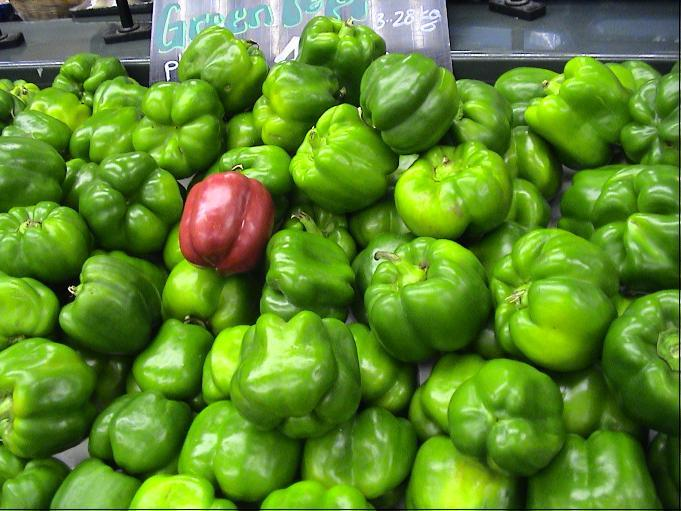
%> input picture input_test/72.png, 681 x 511 px
$ octave --eval "result = run;"   (GNU Octave 9; MATLAB toolbox functions it lacks are replaced by stand-ins)
%> lines starting %> are read from the running program, lines starting %| are printed output that depends on the picture; in (x1, y1, x2, y2) boxes, pixels count from 0 and x2, y2 are one past the last pixel; in counts of white or black regions, pixels touching at a corner belong together; the program's own positions count from 1
### feature_extraction/color/correct_gamma.m
function c_img = correct_gamma(img, gamma)
    img_sRGB_temp1 = (img/12.92).*(img <= 0.04045);
    img_sRGB_temp2 = (((img + 0.055)/1.055).^gamma).*(img > 0.04045);
    img_sRGB       = img_sRGB_temp1 + img_sRGB_temp2;
    c_img = img_sRGB;
end

### feature_extraction/color/rgb2opponent_plain.m
function opp_img = rgb2opponent_plain(img)

R = img(:,:,1);
G = img(:,:,2);
B = img(:,:,3);

O1 = R-G;
O2 = R+G-2*B;
O3 = R+G+B;

O13 = O1;
O23 = O2;

% For intensity-normalized chromatic channel
O13 = O1./O3;
O23 = O2./O3;

O13(isnan(O13)) = 0;
O23(isnan(O23)) = 0;

opp_img(:,:,1) = O13;
opp_img(:,:,2) = O23;
opp_img(:,:,3) = O3;

end

### feature_extraction/color/get_the_cstimulus.m
function [tmp2]=get_the_cstimulus(tmp, gamma, srgb_flag)


if (ndims(tmp)==2) % Imatge B/N
	kk=tmp;
	tmp2(:,:,1)=kk;
	tmp2(:,:,2)=kk;
	tmp2(:,:,3)=kk;
	%disp('Imatge en B/N');
else
	%disp('Imatge en color');
    tmp2 = rgb2opponent_new(tmp,gamma,srgb_flag);
end

%tmp2=double(tmp2);
%tmp2=(tmp2-128)*0.75+128;

end


% [21 lines of commented-out code are left out]

### feature_extraction/color/rgb2opponent_new.m
function opp_img = rgb2opponent_new(img, gamma, srgb_flag)

img = double(img);

switch srgb_flag
    case -1
        %no opponents, keep rgb
        opp_img = img;
    case 0
        %opponents, no gamma correction
        img = denorm_img(img);
        opp_img = rgb2opponent_plain(img);
    case 1
        %opponents, yes gamma correction
        img = denorm_img(img);
        img = correct_gamma(img, gamma);
        opp_img = rgb2opponent_plain(img);
    otherwise
        %no opponents, keep rgb
        opp_img = img;

end

end

% Converts rgb values into opponent color values.
%
% outputs:
%   opp_img: opponent image
%
% inputs:
%   img: s/rgb image with values between 0 and 255 or between 0 and 1
%   gamma: gamma value for gamma correction
%   srgb_flag: 0 if img is rgb; 1 if img is srgb


function n_img = denorm_img(img)

    if max(img(:)) > 1
        n_img = img/255;
    else
        n_img= img;
    end
end

### run.m
function [ smap ] = run( img_path, params )
    if nargin<1,img_path='input_test/72.png'; end
    if nargin<2,

        %0.A. Initial Resize Params
        params.rsz=1; %resize factor

        %1.A. Color Transform params
        params.fc_name='cielab';
        params.fc_params=struct();
        params.fc_params.srgb_flag=1; %apply cielab
        params.fc_params.gamma=2.4; %other: 2.2

        %1.B. Multiresolution Transform Params
        params.fe_name='DWT';
        params.fe_params=struct();
        params.fe_params.wlev=7; %number of scales
        %params.fe_params.wlev=min([7,floor(log2(min([M N])))]);

        %2.A. Feature Conspicuity Params
        params.fs_name='center-surround';
        params.fs_params=struct();
        params.fs_params.window_sizes=[13 26]; %other: [17 37]

        %2.B. eCSF Params
        params.fcs_name='ecsf';
        params.fcs_params=struct();
        params.fcs_params.modes={'colour','colour','intensity'};
        params.fcs_params.nu_0=4; %other: 2
        params.fcs_params.eCSF_type='Xavier'; %other: Naila

        %3.A. Multiresolution Fusion Params
        params.fi_name='inverse';
        params.fi_params=struct();
        params.fi_params.residual2zero=true;

        %3.B. Chromatic Fusion Params
        params.ffc_name='sqmean';
        params.ffc_params=struct();

        %4.A. Normalization Params
        params.fn_name='energy';
        params.fn_params=struct();

        %4.B. Smoothing Params
        params.fg_name='gaussian';
        params.fg_params=struct();
        params.fg_params.W=35; %pxva

    end

    %% Include folders
     addpath(genpath('feature_extraction'));
     addpath(genpath('feature_conspicuity'));
     addpath(genpath('feature_integration'));

    %% Read image
    img=imread(img_path);
%> img is the input picture: size 511x681x3 uint8; mean R, G, B 94.4, 137.7, 43.3
    img=double(img)/255;
%> img: size 511x681x3 double


    %% Resize img
    if params.rsz~=1 %rsz=resize factor, if 1 then do not resize
        img=imresize(img,1/params.rsz);
    end
    [M,N,C]=size(img);
%> M = 511; N = 681; C = 3

    %% 1. Feature extraction
    % 1.A. Color transform
    switch(params.fc_name)
        case 'cielab'
            img=get_the_cstimulus(img,params.fc_params.gamma,params.fc_params.srgb_flag);
%> in rgb2opponent_plain, `B = img(:,:,3);`:
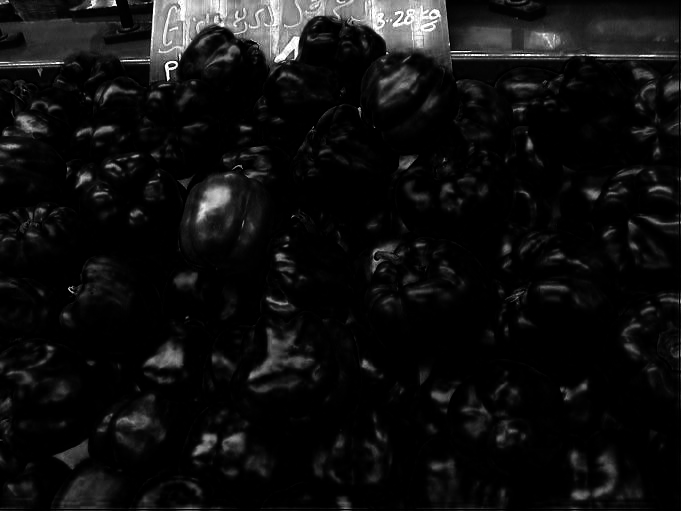
%> B: size 511x681 double; min 0, max 1, mean 0.0632
%> in rgb2opponent_plain, `O1 = R-G;`:
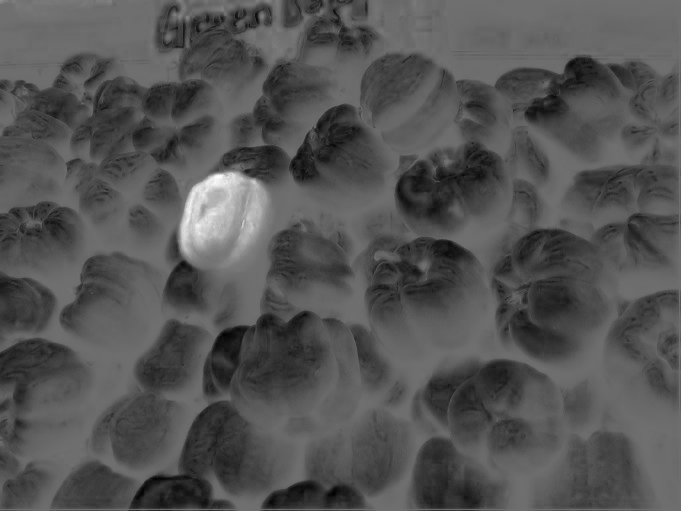
%> O1: size 511x681 double; min -0.668, max 0.859, mean -0.164; drawn with min black and max white
%> in rgb2opponent_plain, `O2 = R+G-2*B;`:
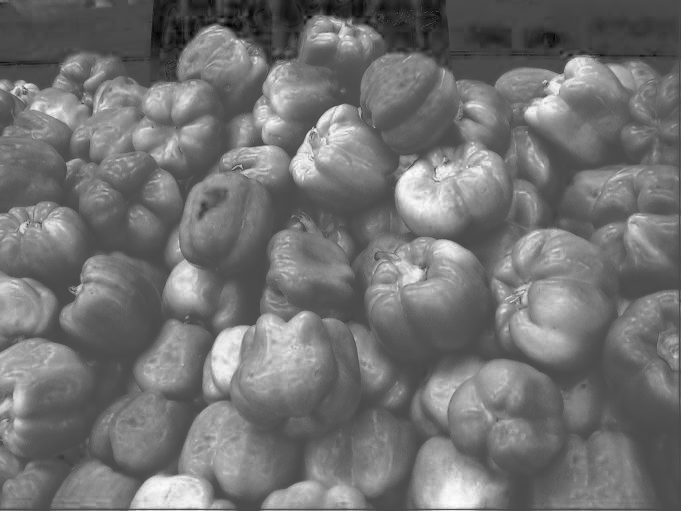
%> O2: size 511x681 double; min -0.68, max 1.62, mean 0.352; drawn with min black and max white
%> in rgb2opponent_plain, `O3 = R+G+B;`:
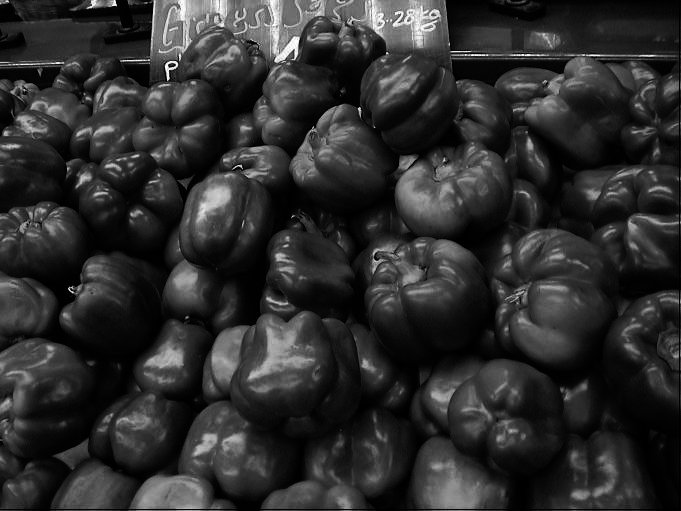
%> O3: size 511x681 double; min 0, max 3, mean 0.541; drawn with min black and max white
%> in rgb2opponent_plain, `O13 = O1./O3;`:
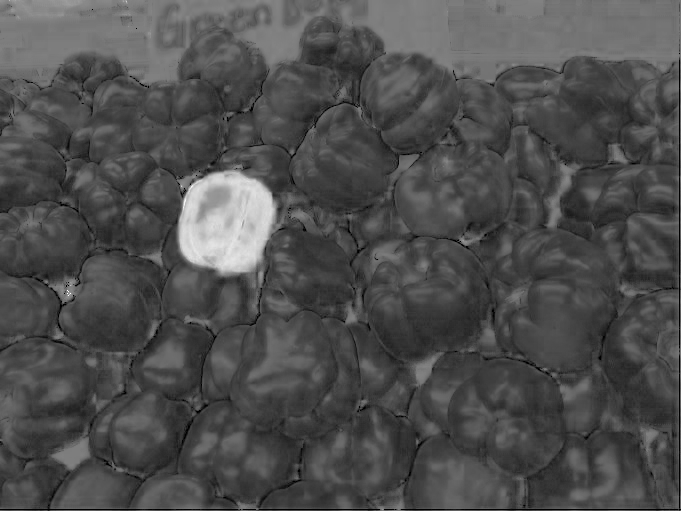
%> O13: size 511x681 double; 0% of the values are NaN or infinite; the others: min -1, max 1, mean -0.386; drawn with min black, max white, NaN and infinite black
%> in rgb2opponent_plain, `O23 = O2./O3;`:
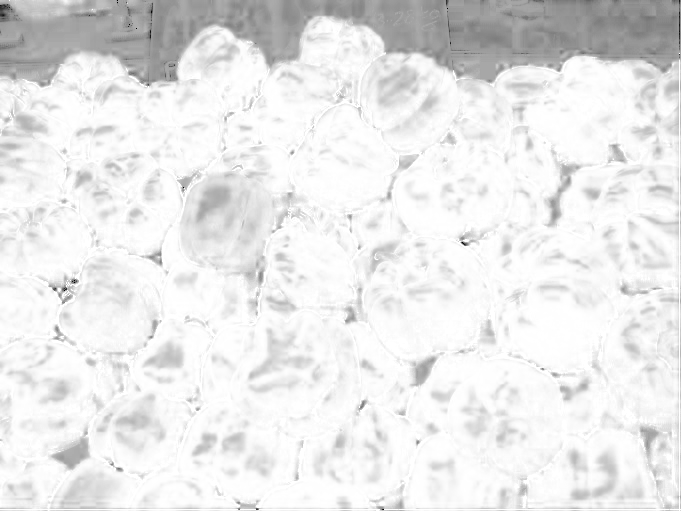
%> O23: size 511x681 double; 0% of the values are NaN or infinite; the others: min -2, max 1, mean 0.741; drawn with min black, max white, NaN and infinite black
%> in rgb2opponent_plain, `O13(isnan(O13)) = 0;`: O13: size 511x681 double; under 0.01% of pixels changed, all inside (x1, y1, x2, y2) = (136, 28, 137, 29)
%> in rgb2opponent_plain, `opp_img(:,:,3) = O3;`:
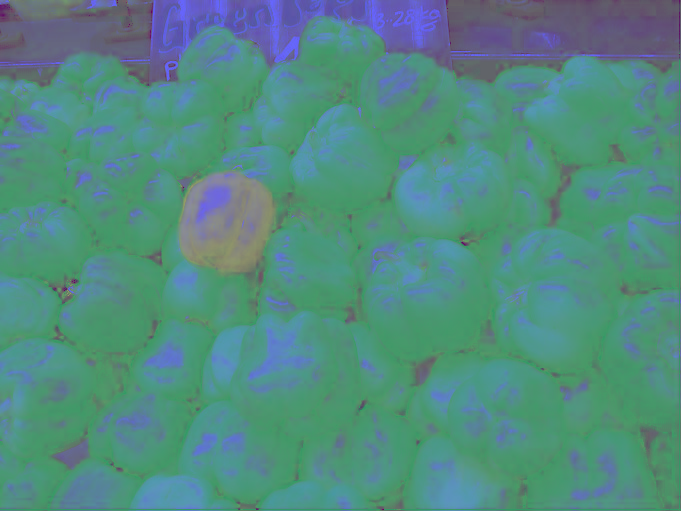
%> opp_img: size 511x681x3 double; mean R, G, B -0.386, 0.741, 0.541; drawn with min black and max white
            fc_maps=img;
        case 'macleod-boynton'
            ... %to do
                %https://github.com/dberga/sig4vam/tree/master/stimulusCode/color/colourspaces_akbarinia
                %https://github.com/dberga/sig4vam/tree/master/stimulusCode/color/other
                %https://isp.uv.es/code/visioncolor/colorlab.html#download
        otherwise
            fc_maps=img; %no transform, keep rgb components
    end
    %imagesc(fc_maps(:,:,1)); %debug: (:,:,channel)

    % 1.B. Multiresolution transforms
    for c=1:size(fc_maps,3)
        switch(params.fe_name)
            case 'a_trous'
                [wavelet_coeff{c},residual{c}]=a_trous(fc_maps(:,:,c),params.fe_params.wlev);
                fe_maps=wavelet_coeff;
            case 'DWT'
                [wavelet_coeff{c},residual{c}]=DWT(fc_maps(:,:,c),params.fe_params.wlev);
                fe_maps{c}=wavelet_coeff{c};
            case 'Gabor'
                ... %feature_extraction/multires/GaborTransform_XOP.m
            case 'logGabor'
                ... %to do (extraer del codigo de AWS)
            case 'curvelets'
                ... %feature_extraction/multires/fdct_wrapping.m
            case 'DoG'
                ... %to do, seguro que se encuentra en internet
            case 'HoG'
                ... %to do, seguro que se encuentra en internet
            otherwise
                fe_maps=fc_maps; %no transform, keep color space
        end
    end
    %imagesc(fe_maps{1}{4}(:,:,1)); %debug: {channel}{scale}(:,:,orient)


    %% 2. Feature Saliency

    % 2.A. Feature conspicuity computation
    for c=1:size(fc_maps,3)
        switch(params.fs_name)
            case 'center-surround'
                for s=1:length(fe_maps{c})
                    for o=1:size(fe_maps{c}{s},3)
                        Zctr{c}{s,1}(:,:,o)=relative_contrast(fe_maps{c}{s}(:,:,o),o, params.fs_params.window_sizes);
                    end
                end
                fs_maps{c}=Zctr{c};
            otherwise
                fs_maps=fe_maps; %no transform, keep multiresolution feature maps
        end
    end
    %imagesc(fs_maps{1}{4}(:,:,1)); %debug: {channel}{scale}(:,:,orient)

    % 2.B. Contrast sensitivity function
    for c=1:size(fc_maps,3)
        switch(params.fcs_name)
            case 'ecsf'
                for s=1:length(fs_maps{c})
                    for o=1:size(fs_maps{c}{s},3)
                        alpha=generate_csf(fs_maps{c}{s}(:,:,o), s, params.fcs_params.nu_0, params.fcs_params.modes{c},params.fcs_params.eCSF_type);
                        fcs_maps{c}{s,1}(:,:,o)=alpha;
                    end
                end
            otherwise
                fcs_maps=fs_maps;
        end
    end
    %imagesc(fcs_maps{1}{4}(:,:,1)); %debug: {channel}{scale}(:,:,orient)

    %% 3. Feature Integration
    % 3.A. Feature Fusion (integrate scale and orientation)
    for c=1:size(fc_maps,3)
        switch(params.fi_name)
            case 'inverse'
                if params.fi_params.residual2zero==true
                    for s=1:length(fs_maps{c}) %remove residuals, other: residual{c}
                        %residual{c}{s}=ones(size(residual{c}{s},1),size(residual{c}{s},2));
                        residual{c}{s}=zeros(size(residual{c}{s},1),size(residual{c}{s},2));
                    end
                end
                switch(params.fe_name)
                    case 'a_trous'
                        fi_map(:,:,c)=Ia_trous(fcs_maps{c},residual{c});
                    case 'DWT'
                        fi_map(:,:,c)=IDWT(fcs_maps{c},residual{c},N,M);
                    case 'logGabor'
                        ... %to do (extraer del codigo de AWS)
                    case 'curvelets'
                        ... %feature_extraction/multires/ifdct_wrapping.m
                    end
            case 'max'
                ... %to do, similar a channelmax pero con mas dimensiones (scale and orient)
            case 'sum'
                ... %to do, sumar feature maps de escala y orientacion
            case 'max-likelihood'
                ... %to do
            otherwise
                ... %max by default
        end
    end
    %nota: algunas transformadas son decimadas (piramidales), como por ejemplo el DWT.
    %Es decir, las matrices deben reescalarse antes de hacer cualquier operacion (ex. max, sum ...)

    %imagesc(fi_map(:,:,1)); %debug: (:,:,channel)

     % 3.B. Chromatic Fusion (integrate chromatic channels)
    switch(params.ffc_name)
            case 'sqmean'  %euclidean norm.
                ffc_map=sqrt(sum(fi_map.^2,3));
            case 'avg'
                ... %feature_integration/fusion/channelmax
            case 'wta' %select whole RF where activity is maximum
                ... %feature_integration/fusion/channelwta.m
            case 'max'  %select maximum per each pixel
                ... %feature_integration/fusion/channelmax.m
    end
    %imagesc(ffc_map) %debug

    %% 4. Normalization and smoothing

    % 4.A. Saliency Map Normalization
    switch(params.fn_name)
        case 'energy'
            fn_map=normalize_energy(ffc_map);
        case 'range'
            ... %feature_integration/normalization/normalize_range.m
        case 'minmax'
            ... %feature_integration/normalization/normalize_minmax.m
        case 'minmax_clampzeros'
            ... %feature_integration/normalization/normalize_minmaxp.m
        case 'variance'
            ... %feature_integration/normalization/normalize_Z.m
        case 'variance_clampzeros'
            ... %feature_integration/normalization/normalize_Zp.m
        otherwise
            fn_map=ffc_map;
    end
    %imagesc(fn_map) %debug

    % 4.B. Smoothing
    switch(params.fg_name)
        case 'gaussian'
            fg_map=zhong2012(fn_map,params.fg_params.W);
        otherwise %none
            fg_map=fn_map; %no smoothing
    end
    %imagesc(fg_map) %debug

    %finally normalize to get 0-1 map (to write/show image)
    smap=normalize_minmax(fg_map);
    imagesc(smap)

end
%> (the run ends here)

$ run again, with input_test/003.png copied over input_test/72.png
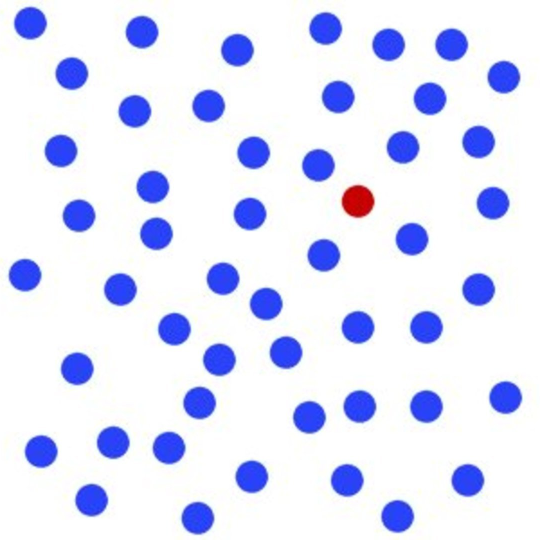
%> input picture input_test/003.png, 1080 x 1080 px (shown at 1/2 size)
%> in run, img is the input picture: size 1080x1080x3 uint8; mean R, G, B 224.6, 227.8, 250.2
%> img: size 1080x1080x3 double
%> in rgb2opponent_plain, `O23 = O2./O3;`:
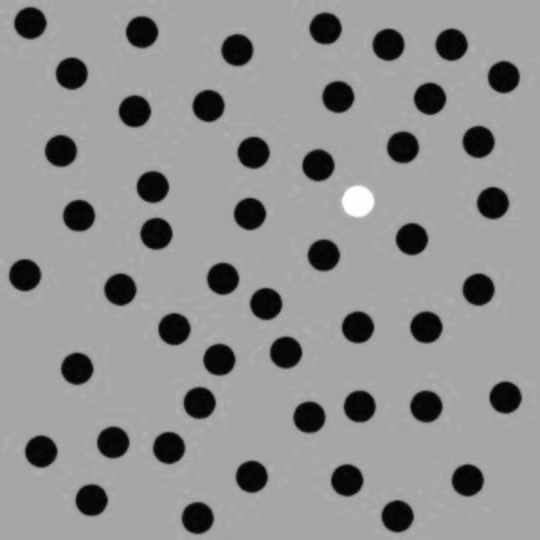
%> O23: size 1080x1080 double (shown at 1/2 size); min -1.86, max 1, mean -0.227; drawn with min black and max white
%> in rgb2opponent_plain, `opp_img(:,:,3) = O3;`:
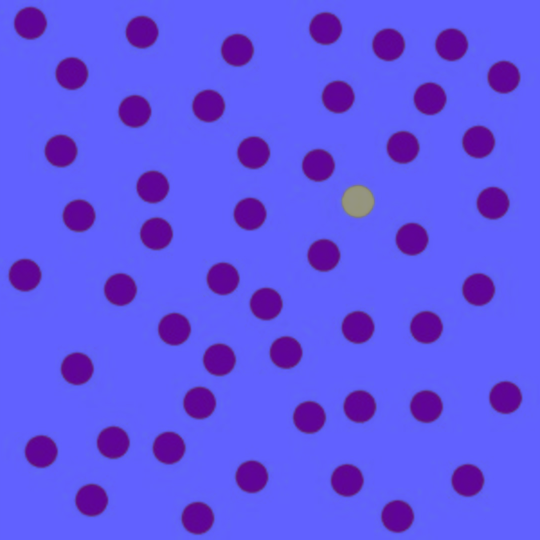
%> opp_img: size 1080x1080x3 double (shown at 1/2 size); mean R, G, B -0.00412, -0.227, 2.67; drawn with min black and max white

$ run again, with input_test/039.png copied over input_test/72.png
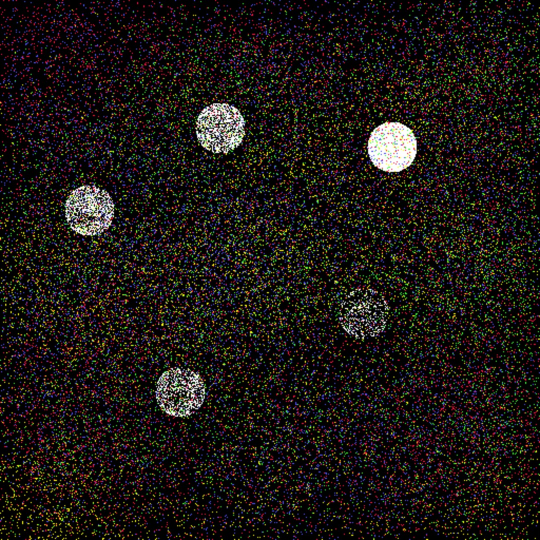
%> input picture input_test/039.png, 1080 x 1080 px (shown at 1/2 size)
%> in run, img is the input picture: size 1080x1080x3 uint8; mean R, G, B 28.4, 23.6, 20.8
%> img: size 1080x1080x3 double
%> in rgb2opponent_plain, `O23(isnan(O23)) = 0;`:
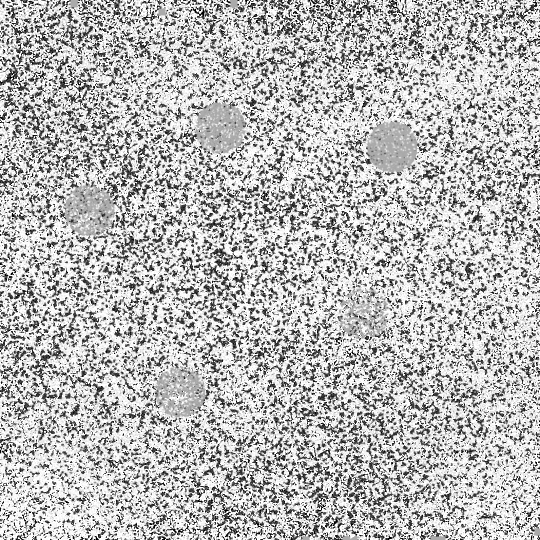
%> O23: size 1080x1080 double (shown at 1/2 size); min -2, max 1, mean 0.175; drawn with min black and max white
%> in rgb2opponent_plain, `opp_img(:,:,3) = O3;`:
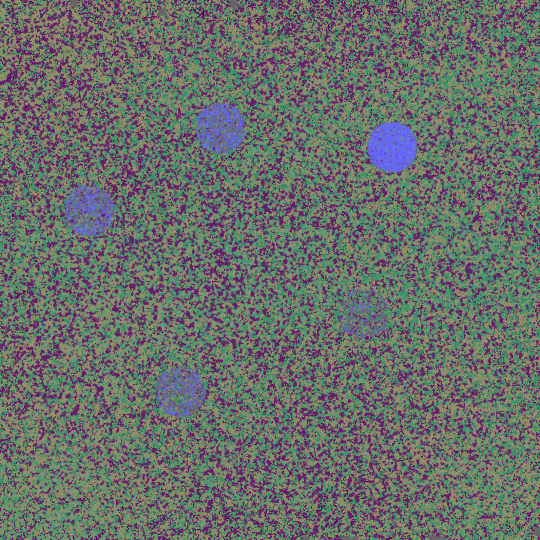
%> opp_img: size 1080x1080x3 double (shown at 1/2 size); mean R, G, B 0.075, 0.175, 0.105; drawn with min black and max white
